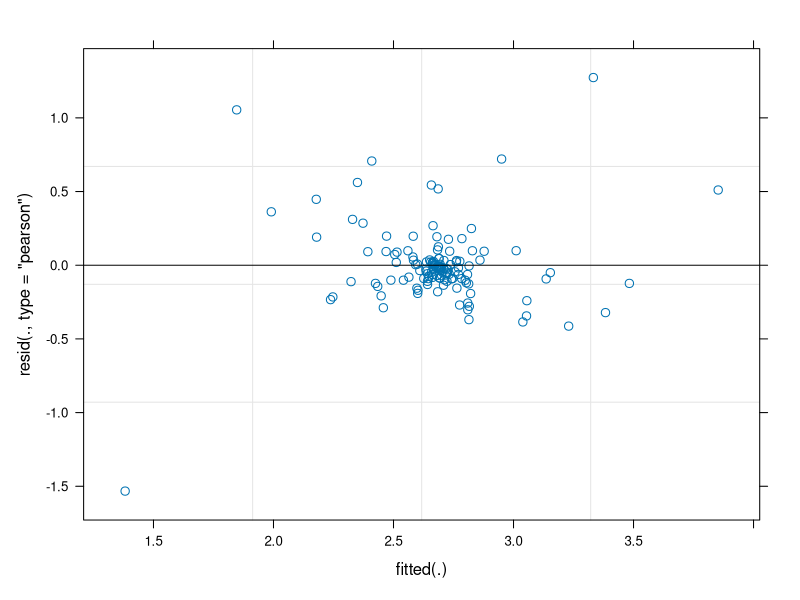
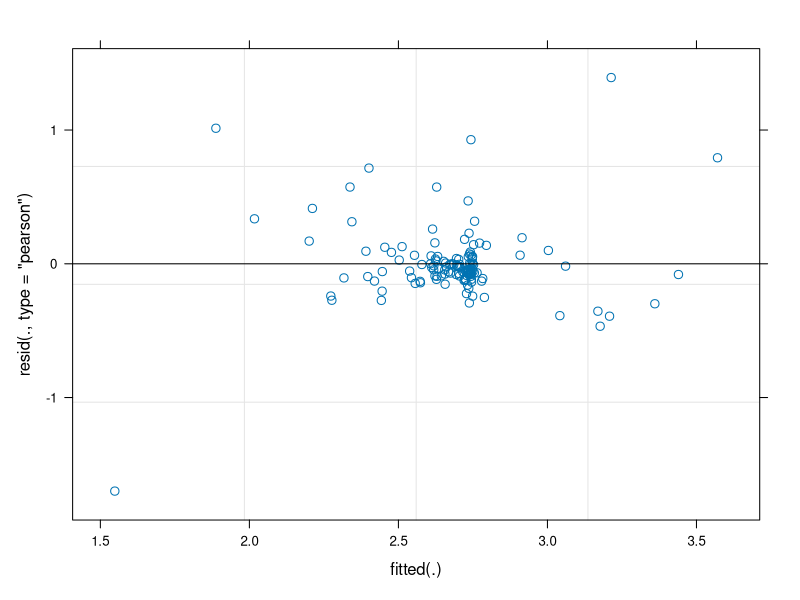
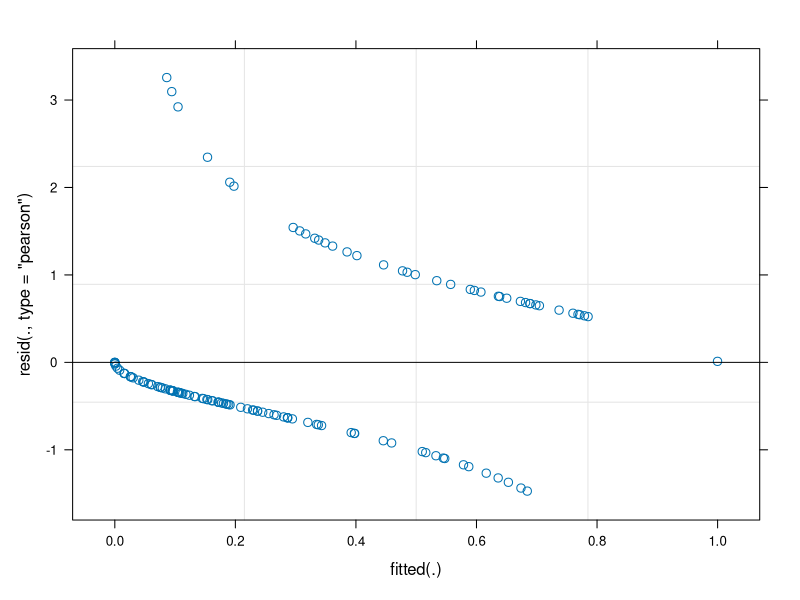
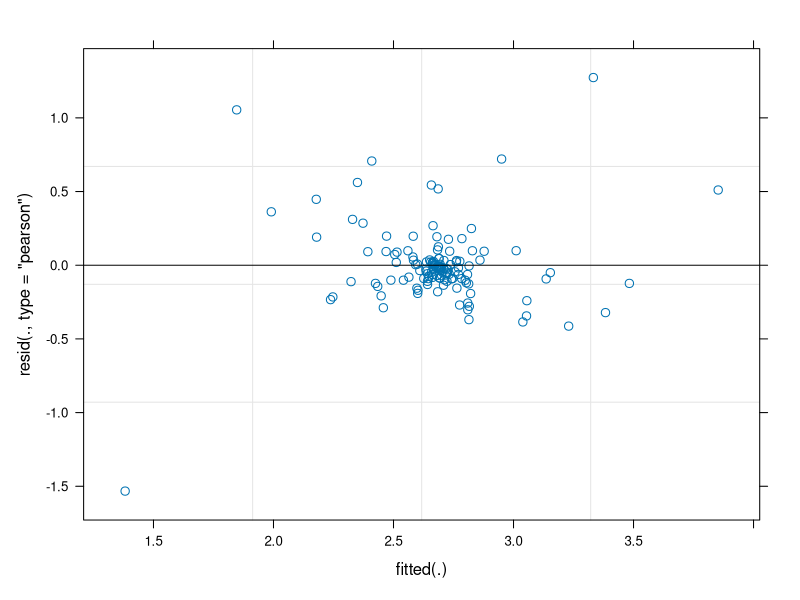

These figures' R source, in order:
## ---- chunk 1
knitr::opts_chunk$set(echo = TRUE)
## ---- chunk 2
## Regression 
library(readr)
library(lme4)
library(dplyr)
library(car)

#normalize data
ecoDataReg <- read_csv("ecoDataReg.csv") %>% 
  mutate_at(.vars = c("population", "GDPperCapita", "totalProduction", "totalGHG", "HDI2015"), .funs = funs( as.numeric(scale(.) )))

#Reference: https://stats.stackexchange.com/questions/13166/rs-lmer-cheat-sheet

# We are using these two models? Right now my simple understanding is that 

# V1 ~ (1|V2) + V3 + (0+V3|V2)

# V1 ~ (1+V3|V2) + V3

#first model is varying intercept
lmer1 <- lmer(log(netFootprint+15) ~ (1 + population|continent) + (1 + totalProduction|continent) + (1 + GDPperCapita|continent) + (1 + HDI2015|continent) + population + totalProduction + GDPperCapita + HDI2015, data = ecoDataReg)
summary(lmer1)
plot(lmer1)
Anova(lmer1)

lmer2 <- lmer(log(netFootprint+15) ~ (1|continent) + totalProduction + (0 + totalProduction|continent) + population + (0 + population|continent) + GDPperCapita + (0 + GDPperCapita|continent) + HDI2015 + (0 + HDI2015|continent), data = ecoDataReg)
summary(lmer2)
plot(lmer2)
Anova(lmer2)

anova(lmer1, lmer2)

glmer1 <- glmer(binomFootprint ~ (1 + population|continent) + (1 + totalProduction|continent) + (1 + GDPperCapita|continent) + (1 + HDI2015|continent) + population + totalProduction + GDPperCapita + HDI2015, data = ecoDataReg, family = binomial(link = "logit"))  
summary(glmer1)
plot(glmer1)

glmer2 <- glmer(log(netFootprint+15) ~ (1 + population|continent) + (1 + totalProduction|continent) + (1 + GDPperCapita|continent) + (1 + HDI2015|continent) + population + totalProduction + GDPperCapita + HDI2015, data = ecoDataReg, family = gaussian(link = "identity"))  
summary(glmer2)
plot(glmer2)

#not sure how to compare the 2 glmer
